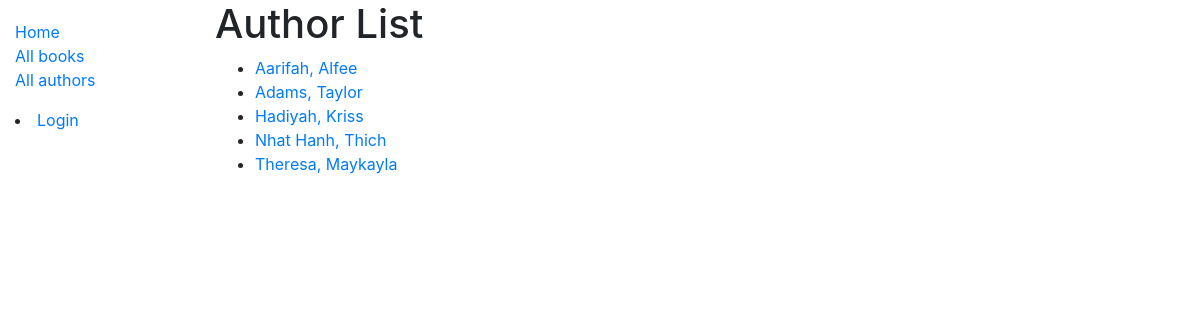
The app's page /catalog/author/, older data.
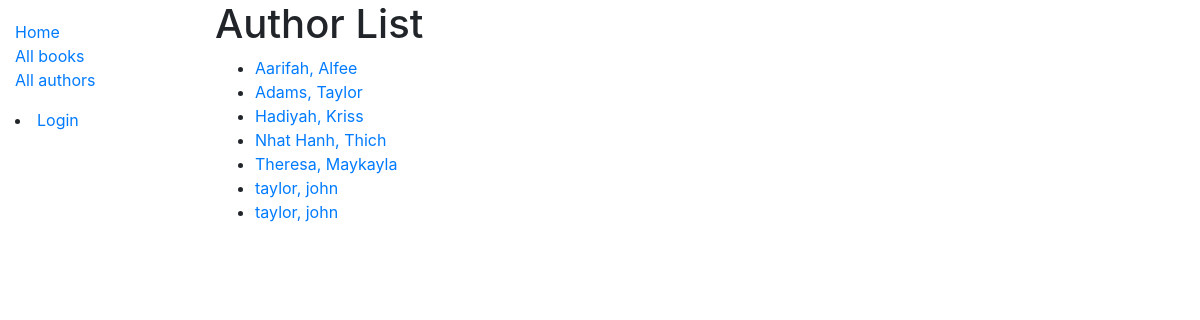
The same page, newer data.
### catalog/models.py (models this page shows)
class Author(models.Model):
    first_name = models.CharField(max_length=100)
    last_name = models.CharField(max_length=100)
    date_of_birth = models.DateField(null=True, blank=True)
    date_of_death = models.DateField('Died', null=True, blank=True)
    class Meta:
        ordering = ['last_name', 'first_name']
    def get_absolute_url(self):
        return reverse('author-detail', args=[str(self.id)])
    def __str__(self):
        return f'{self.last_name}, {self.first_name}'

### catalog/views.py (the view)
# urls.py: path('author/', views.AuthorListView.as_view(), name='author'),
class AuthorListView(generic.ListView):
    model = Author

### catalog/templates/catalog/author_list.html
{% extends "base_generic.html" %}
{% block content %}
<h1>Author List</h1>
{% if author_list %}
  <ul>
  {% for author in author_list %}
    <li>
      <a href="{{ author.get_absolute_url }}">{{ author }}</a>
    </li>
  {% endfor %}
 </ul>
{% else %}
  <p>There are no authors available.</p>
{% endif %}
{% endblock %}

### catalog/templates/base_generic.html (shortened to what this page needs)
<!DOCTYPE html>
<html lang="en">
<head>
  <link rel="stylesheet" href="https://stackpath.bootstrapcdn.com/bootstrap/4.1.3/css/bootstrap.min.css">
  {% load static %}
  <link rel="stylesheet" href="{% static 'css/styles.css' %}">
</head>
<body>
  <div class="container-fluid">
    <div class="row">
      <div class="col-sm-2">
      {% block sidebar %}
        <ul class="sidebar-nav">
          <li><a href="{% url 'index' %}">Home</a></li>
          <li><a href="{% url 'books' %}">All books</a></li>
          <li><a href="{% url 'author' %}">All authors</a></li>
        </ul>
        {% if user.is_authenticated %}
            <li>User: {{ user.get_username }}</li>
            <li><a href="{% url 'my-borrowed' %}">My Borrowed</a></li>
            {% if perms.catalog.can_mark_returned %}
                <li><a href="{% url 'all-borrowed'%}">All Borrowed</a></li>
            {% endif %}
            <li><a href="{% url 'logout'%}?next={{request.path}}">Logout</a></li>
        {% else %}
            <li><a href="{% url 'login'%}?next={{request.path}}">Login</a></li>
        {% endif %}
     {% endblock %}
      </div>
      <div class="col-sm-10 ">{% block content %}{% endblock %}</div>
    </div>
  </div>
</body>
</html>

### catalog/static/css/styles.css (style rules this page uses)
.sidebar-nav { margin-top: 20px; padding: 0; list-style: none; }

Row changes from the older to the newer data that the page shows:
added Author: last_name+first_name "taylor, john"
added Author: last_name+first_name "taylor, john"
